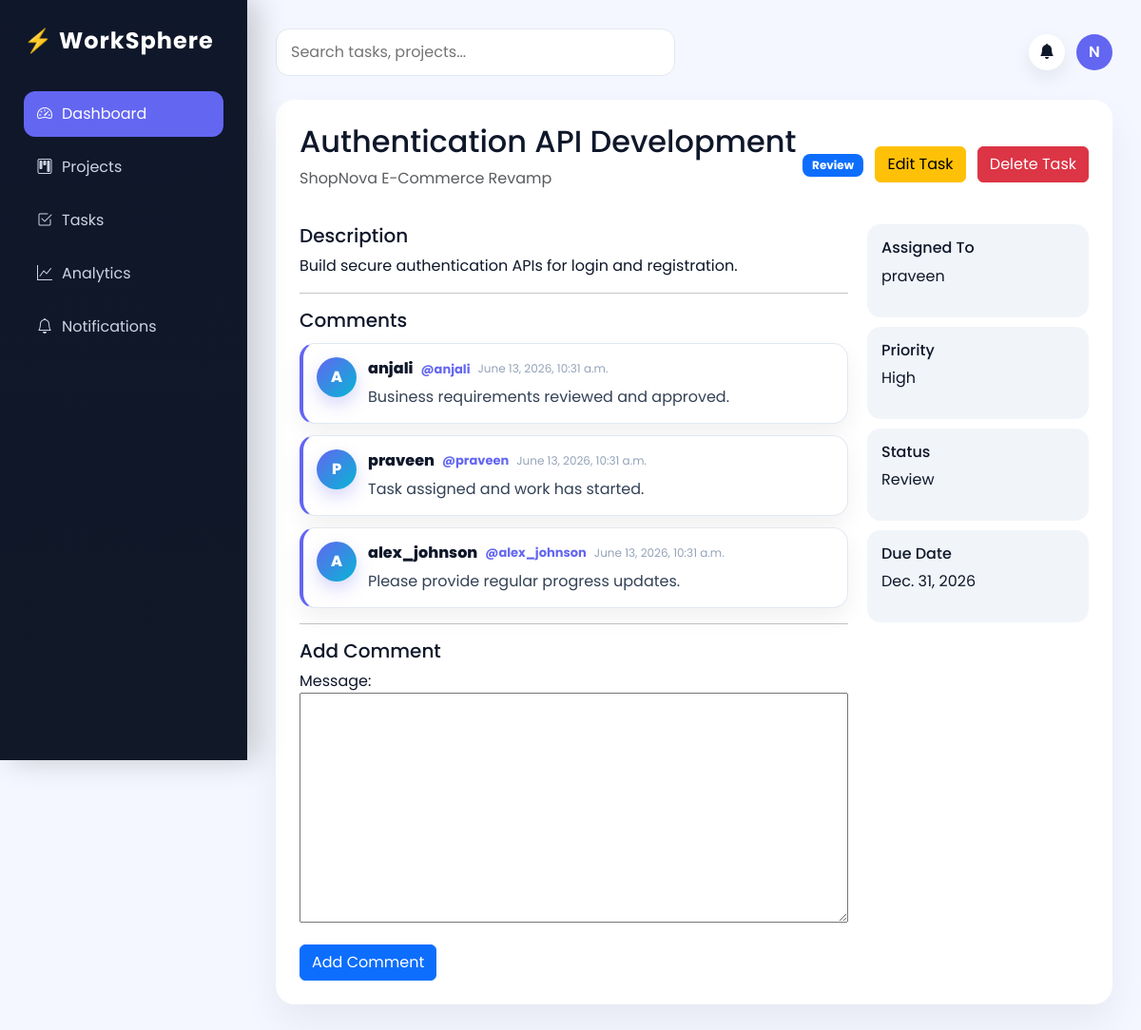
The page /tasks/task/4/ on the database its author committed.
### tasks/models.py (models this page shows, shortened)
class Task(models.Model):
    STATUS_CHOICES = [
        ("Todo", "Todo"),
        ("In Progress", "In Progress"),
        ("Done", "Done"),
    ]
    PRIORITY_CHOICES = [
        ("Low", "Low"),
        ("Medium", "Medium"),
        ("High", "High"),
    ]
    project = models.ForeignKey(
        Project,
        on_delete=models.CASCADE,
        related_name="tasks"
    )
    title = models.CharField(max_length=255)
    description = models.TextField(blank=True, null=True)
    assigned_to = models.ForeignKey(
        settings.AUTH_USER_MODEL,
        on_delete=models.SET_NULL,
        null=True,
        blank=True,
        related_name="assigned_tasks"
    )
    status = models.CharField(max_length=20, choices=STATUS_CHOICES, default="Todo")
    priority = models.CharField(max_length=20, choices=PRIORITY_CHOICES, default="Medium")
    due_date = models.DateField(null=True, blank=True)
    created_at = models.DateTimeField(auto_now_add=True)

class Comment(models.Model):
    task = models.ForeignKey(Task, on_delete=models.CASCADE, related_name="comments")
    user = models.ForeignKey(settings.AUTH_USER_MODEL, on_delete=models.CASCADE)
    message = models.TextField()
    created_at = models.DateTimeField(auto_now_add=True)

### projects/models.py (models this page shows, shortened)
class Project(models.Model):
    name = models.CharField(max_length=200)
    description = models.TextField(blank=True, null=True)
    owner = models.ForeignKey(
        settings.AUTH_USER_MODEL,
        on_delete=models.CASCADE,
        related_name='owned_projects'
    )
    members = models.ManyToManyField(
        settings.AUTH_USER_MODEL,
        blank=True,
        related_name='project_memberships'
    )
    deadline = models.DateField(null=True, blank=True)
    created_at = models.DateTimeField(auto_now_add=True)

### accounts/models.py (models this page shows)
class CustomUser(AbstractUser):
    pass

### tasks/views.py (the view)
# urls.py: path("task/<int:task_id>/", task_detail, name="task_detail"),
def task_detail(request, task_id):
    task = get_object_or_404(Task, id=task_id)
    comments = task.comments.all().order_by(
        "-created_at"
    )
    if request.method == "POST":
        form = CommentForm(request.POST)
        if form.is_valid():
            comment = form.save(commit=False)
            comment.task = task
            comment.user = request.user
            comment.save()
            message = f"{request.user.username} commented on task '{task.title}'."
            create_notification(request.user, message)
            if task.assigned_to and task.assigned_to != request.user:
                create_notification(task.assigned_to, message)
            return redirect(
                "task_detail",
                task_id=task.id
            )
    else:
        form = CommentForm()
    return render(
        request,
        "tasks/task_detail.html",
        {
            "task": task,
            "comments": comments,
            "form": form,
        }
    )

### tasks/forms.py
class CommentForm(forms.ModelForm):
    class Meta:
        model = Comment
        fields = ['message']

### notifications/context_processors.py (called while the page is built)
def unread_notifications(request):
    if request.user.is_authenticated:
        return {
            "unread_notifications_count": request.user.notifications.filter(
                is_read=False
            ).count()
        }
    return {"unread_notifications_count": 0}

### templates/tasks/task_detail.html (shortened to what this page needs)
{% extends 'base.html' %}
{% block content %}
<div class="task-container">
    <div class="task-header">
        <div>
            <h2>{{ task.title }}</h2>
            <p class="text-muted">{{ task.project.name }}</p>
        </div>
        <div>
            <span class="badge bg-primary">
                {{ task.status }}
            </span>
            <a href="{% url 'edit_task' task.id %}"
               class="btn btn-warning ms-2">
                Edit Task
            </a>
            <a href="{% url 'delete_task' task.id %}"
   class="btn btn-danger ms-2">
    Delete Task
</a>
        </div>
    </div>
    <div class="task-grid">
        <div class="task-main">
            <h5>Description</h5>
            <p>{{ task.description }}</p>
            <hr>
            <h5>Comments</h5>
            <div class="task-comments">
            {% for c in comments %}
            <div class="task-comment">
                <div class="comment-avatar">
                    {{ c.user.username|first }}
                </div>
                <div class="comment-body">
                    <div class="comment-meta">
                        <span class="comment-name">{{ c.user.username }}</span>
                        <span class="comment-at-name">@{{ c.user.username }}</span>
                        <span class="comment-time">{{ c.created_at }}</span>
                    </div>
                    <p class="comment-message">{{ c.message }}</p>
                </div>
            </div>
            {% empty %}
            <p class="text-muted">
                No comments available.
            </p>
            {% endfor %}
            </div>
            <hr>
<h5>Add Comment</h5>
<form method="POST">
    {{ form.as_p }}
    <button type="submit"
            class="btn btn-primary">
        Add Comment
    </button>
</form>
        </div>
        <div class="task-side">
            <div class="info-box">
                <h6>Assigned To</h6>
                <p>{{ task.assigned_to.username }}</p>
            </div>
            <div class="info-box">
                <h6>Priority</h6>
                <p>{{ task.priority }}</p>
            </div>
            <div class="info-box">
                <h6>Status</h6>
                <p>{{ task.status }}</p>
            </div>
            <div class="info-box">
                <h6>Due Date</h6>
                <p>{{ task.due_date }}</p>
            </div>
        </div>
    </div>
</div>
{% endblock %}

### static/css/style.css (style rules this page uses)
:root { --primary:#6366f1; --secondary:#8b5cf6; --success:#10b981; --warning:#f59e0b; --danger:#ef4444; --bg:#f4f7ff; --card:#ffffff; --text:#0f172a; --muted:#64748b; --sidebar:#0f172a; }
* { margin:0; padding:0; box-sizing:border-box; font-family:'Poppins',sans-serif; }
body { background:var(--bg); color:var(--text); }
.task-container { background:white; padding:25px; border-radius:20px; box-shadow:0 20px 40px rgba(0,0,0,0.06); }
.task-header { display:flex; justify-content:space-between; align-items:center; margin-bottom:15px; }
.task-grid { display:grid; grid-template-columns:2fr 1fr; gap:20px; margin-top:20px; }
.task-side .info-box { background:#f1f5f9; padding:15px; border-radius:14px; margin-bottom:10px; transition:0.3s; }
.badge { padding:6px 10px; border-radius:8px; font-size:12px; }

### templates/tasks/task_detail.html (style rules this page uses)
.task-comments { display:flex; flex-direction:column; gap:12px; margin-top:12px; }
.task-comment { display:flex; gap:12px; align-items:flex-start; padding:14px; border:1px solid #e2e8f0; border-left:4px solid #6366f1; border-radius:16px; background:#ffffff; box-shadow:0 10px 24px rgba(15,23,42,0.06); }
.comment-avatar { flex:0 0 42px; width:42px; height:42px; display:flex; align-items:center; justify-content:center; border-radius:50%; background:linear-gradient(135deg,#6366f1,#06b6d4); color:white; font-weight:800; font-size:16px; text-transform:uppercase; box-shadow:0 8px 18px rgba(99,102,241,0.26); }
.comment-body { min-width:0; flex:1; }
.comment-meta { display:flex; flex-wrap:wrap; align-items:center; gap:8px; margin-bottom:6px; }
.comment-name { color:#0f172a; font-weight:800; }
.comment-at-name { color:#6366f1; font-size:13px; font-weight:700; }
.comment-time { color:#94a3b8; font-size:12px; }
.comment-message { color:#334155; line-height:1.55; margin:0; }

### rows shown on the page
Task: title "Authentication API Development", project.name "ShopNova E-Commerce Revamp", status "Review", description "Build secure authentication APIs for login and registration.", assigned_to.username "praveen", priority "High", due_date "Dec. 31, 2026"
Comment: user.username|first "A", user.username "anjali", created_at "June 13, 2026, 10:31 a.m.", message "Business requirements reviewed and approved."
Comment: user.username|first "P", user.username "praveen", created_at "June 13, 2026, 10:31 a.m.", message "Task assigned and work has started."
Comment: user.username|first "A", user.username "alex_johnson", created_at "June 13, 2026, 10:31 a.m.", message "Please provide regular progress updates."
